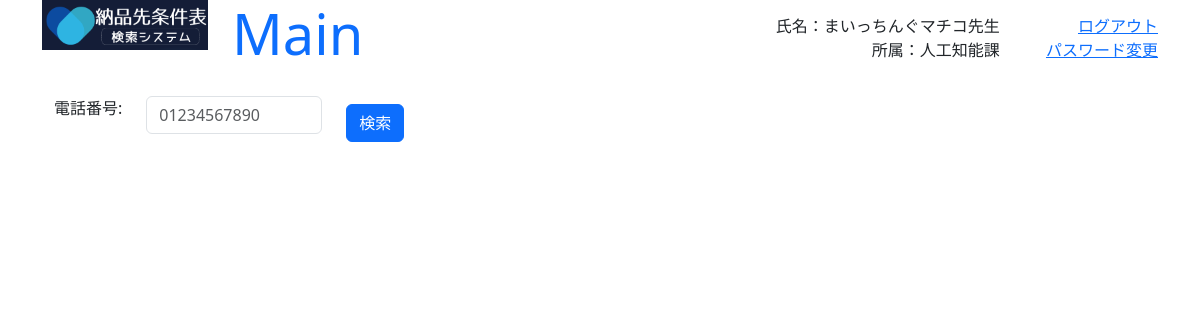
Page /main (signed in) on the earlier database version.
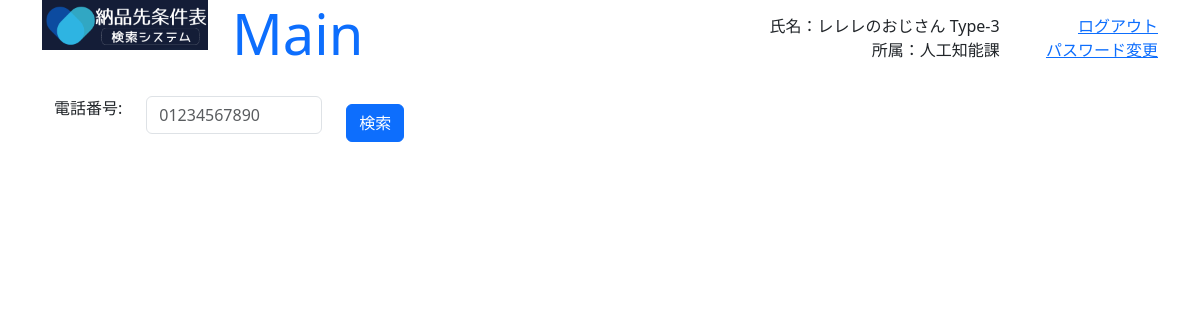
Same page on the later database version.
### GreenLine/models.py (models this page shows)
class Employee(models.Model) :
    organization = models.ForeignKey(Organization, on_delete=models.CASCADE)
    name = models.CharField(max_length=200, default='')
    kana = models.CharField(max_length=200, default='')
    phone_regex = RegexValidator(regex=r'^[0-9]+$', message='電話番号は半角数字のみ入力できます')
    phone = models.CharField(validators=[phone_regex], max_length=200, default='')
    password = models.CharField(max_length=200, default='')
    auth = models.BooleanField(default=False)

### GreenLine/views.py (the view, shortened to what this page needs)
# urls.py: path('main', main, name="main"),
@csrf_exempt
def main(request) :
    employee = get_employee(request, False)
    if not employee :
        return redirect('login')
    params = {
        'title' : 'Main',
        'msg' : '',
        'name' : employee.name,
        'organizaion' : employee.organization.name,
        'form' : MainForm(),
    }
    if (request.method != 'POST') :
        return render(request, 'main.html', params)
    return render(request, 'main.html', params)

### GreenLine/forms.py
class MainForm(forms.Form) :
    phone = forms.CharField(label="電話番号", widget=forms.TextInput(attrs={'class':'form-control', 'placeholder':'01234567890', 'pattern':'^[0-9]+$'}))

### GreenLine/views.py (called while the page is built)
def get_employee(request, auth_flg) :
    if not 'employee' in request.session :
        return None
    employee = Employee.objects.filter(id=request.session['employee']).first()
    if not employee :
        return None
    if auth_flg and not employee.auth :
        return None
    return employee

### GreenLine/templates/main.html (shortened to what this page needs)
{% load static %}
<!doctype html>
<html lang="ja">
<head>
    <link href="https://cdn.jsdelivr.net/npm/bootstrap@5.3.0-alpha1/dist/css/bootstrap.min.css" rel="stylesheet">
</head>
<body class="container" style="height: 95vh;">
    <div class="row align-items-start">
        <div class="col-2"><img src="{% static 'title.png' %}" width="100%"></div>
        <div id="main_header" class="col-10 container" style="height: 10vh; padding-bottom: 10px;">
            <div id="info_employee" class="row align-items-center">
                <div class="col-6 text-start"><h1 class="display-4 text-primary">{{ title }}</h1></div>
                <div class="col-4 container">
                    <div class="row"><div class="col text-end">氏名：{{ name }}</div></div>
                    <div class="row"><div class="col text-end">所属：{{ organizaion }}</div></div>
                </div>
                <div class="col container">
                    <div class="row"><div class="col text-end"><a href="{% url 'login' %}">ログアウト</a></div></div>
                    <div class="row"><div class="col text-end"><a href="{% url 'change_password' %}">パスワード変更</a></div></div>
                </div>
            </div>
        </div>
    </div>
    <div id="main_form" class="container" style="height: 7vh; padding-bottom: 10px;">
        <form action="{% url 'main' %}" method="POST">
            <div class="row row-cols-auto">
                <div class="col align-middle">{{ form.phone.label_tag }}</div>
                <div class="col align-middle" style="width: 200px;">{{ form.phone }}</div>
                <div class="col align-middle"><button class="btn btn-primary mt-2" type="submit">検索</button></div>
            </div>
        </form>
    </div>
</body>
</html>

Differences in the rows shown:
changed Employee: name "まいっちんぐマチコ先生" → "レレレのおじさん Type-3"
